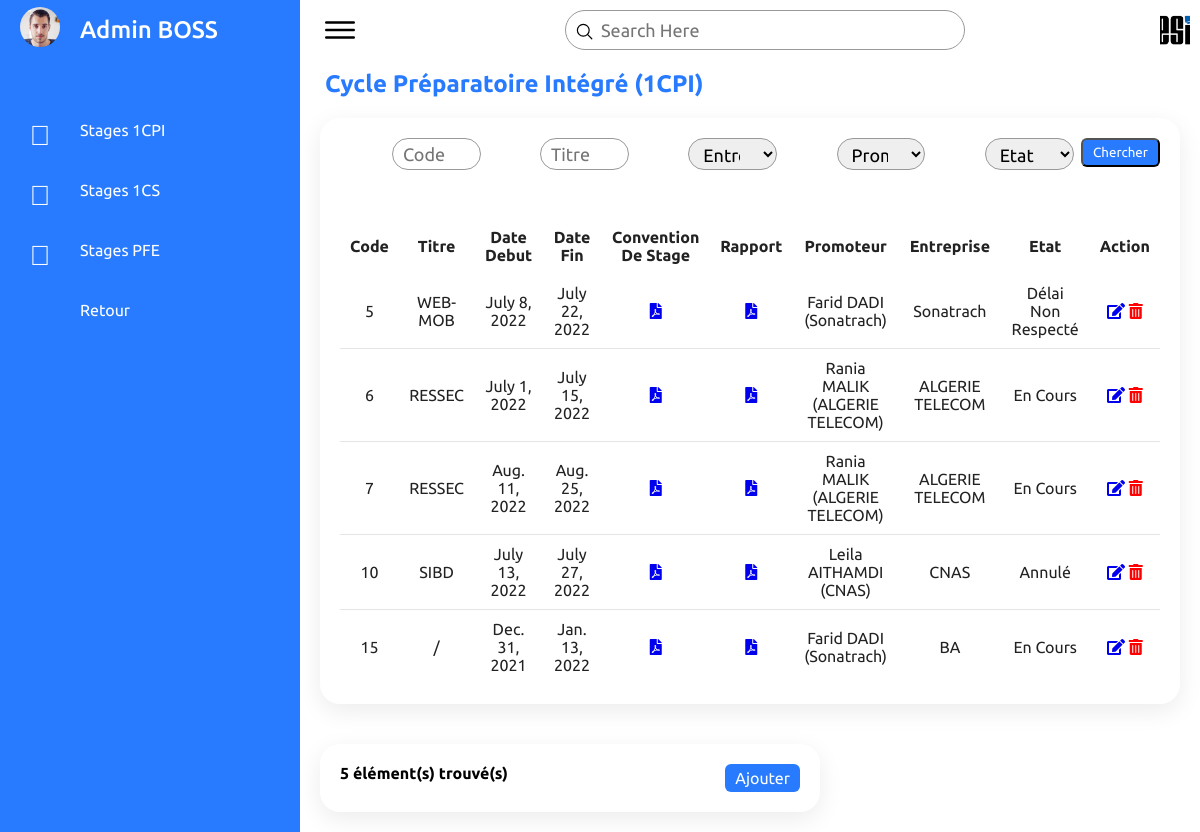
The app's page /stages1cpi/ (signed in) with its own data.
### GestionStages/models.py (models this page shows)
class Employee(models.Model):
    user         = models.OneToOneField(User,null=True, on_delete=models.CASCADE,unique=TRUE)
    name         = models.CharField(max_length=190)
    surname      = models.CharField(max_length=190)
    email        = models.EmailField(max_length=190)
    phone        = models.CharField(max_length=10)
    photo        = models.ImageField(upload_to = 'images/' ,default='images/user.png',null=True)
    date_created = models.DateTimeField(auto_now_add=True, null=True)
    def __str__(self):
        return (self.name + ' ' + self.surname )

class Stage(models.Model):
    STATUS_CHOICES = [
        ('En Cours','En Cours'),
        ('Annulé','Annulé'),
        ('Validé','Validé'),
        ('Délai Non Respecté','Délai Non Respecté'),
    ]
    type         = models.CharField(max_length=190,null=False)
    titre        = models.CharField(max_length=4000)
    description  = models.TextField(max_length=4000)
    datedeb      = models.DateField(null=False)
    datefin      = models.DateField(null=False)
    convention   = models.FileField(upload_to = 'files/' ,null=True,blank=True)  # all
    rapport      = models.FileField(upload_to = 'files/' ,null=True,blank=True)  # all
    fichesuiv1   = models.FileField(upload_to = 'files/' ,null=True,blank=True)  #for 1CS & 3CS
    fichesuiv2   = models.FileField(upload_to = 'files/' ,null=True,blank=True)  # 3CS
    fichesuiv3   = models.FileField(upload_to = 'files/' ,null=True,blank=True)  # 3CS
    teacher      = models.ForeignKey(Teacher, on_delete=models.CASCADE,null=True,blank=True) # for 1CS & 3CS
    promoter     = models.ForeignKey(Promoter, on_delete=models.CASCADE,null=True,blank=True) # for all
    company      = models.ForeignKey(Company, on_delete=models.CASCADE) # for all
    students     = models.ManyToManyField(Student) # for all
    status       = models.CharField(max_length=190,choices=STATUS_CHOICES,default='inprogress')
    date_created = models.DateTimeField(auto_now_add=True, null=True)

class Promoter(models.Model):
    name         = models.CharField(max_length=190)
    surname      = models.CharField(max_length=190)
    email        = models.EmailField(max_length=190)
    phone        = models.CharField(max_length=10)
    company      = models.ForeignKey(Company, on_delete=models.CASCADE)
    date_created = models.DateTimeField(auto_now_add=True, null=True)
    def __str__(self):
        return (self.name + ' ' + self.surname + ' ' + '(' + self.company.name + ')')

class Company(models.Model):
    LEGAL_STATUS_CHOICES = [
        ('Publique','Publique'),
        ('Privée','Privée'),
        ('Semi-Publique','Semi-Publique'),
    ]
    name         = models.CharField(max_length=190,unique=True)
    address      = models.CharField(max_length=190,null=True,blank=True)
    email        = models.EmailField(max_length=190)
    phone        = models.CharField(max_length=10)
    fax          = models.CharField(max_length=100,null=True,blank=True)
    legalstatus  = models.CharField(max_length=15, choices=LEGAL_STATUS_CHOICES,null=True,blank=True)
    website      = models.CharField(max_length=190,null=True,blank=True)
    date_created = models.DateTimeField(auto_now_add=True, null=True)
    def __str__(self):
        return (self.name)

### GestionStages/decorators.py (the view)
        def wrapper_func(request , *args,**kwargs):
            group = None
            if request.user.groups.exists():
               group =  request.user.groups.all()[0].name
            if group == 'admin':
               return view_func(request , *args,**kwargs)
            else:
                if group == 'student':
                    return redirect('studenthome')
                else:
                    if group == 'teacher':
                        return redirect('teacherhome')

### GestionStages/views.py (called while the page is built)
@login_required(login_url='login')
@foradmin(allowedGroups=['admin'])
def stages1cpi(request):
    stages1cpi = Stage.objects.filter(type='1CPI')
    companies = Company.objects.all()
    promoters = Promoter.objects.all()
    MyFilter = Stage1cpiFilter(request.GET,queryset=stages1cpi)
    stages1cpi = MyFilter.qs
    count_stages1cpi = stages1cpi.count()
    context = {
        'stages1cpi'   : stages1cpi,
        'companies'  : companies,
        'promoters'  : promoters,
        'MyFilter'   : MyFilter,
        'count_stages1cpi' : count_stages1cpi,}
    return render(request , 'stages1cpi.html',context)

### GestionStages/templates/stages1cpi.html (shortened to what this page needs)
{% extends 'stagemain.html' %}
{% load static %}
{% block content%}
<div class="main">
    {% include 'topbar.html' %}
    <h2 style="color: #287bff; margin-left:25px; margin-top:10px">Cycle Préparatoire Intégré (1CPI)</h2>
    <div class="studentspage">
        <div class="students">
            <form method="GET">
                <div class="filterdiv">
                    <div class="form-group">
                        <input type="number" name="id" step="any" id="id_id" placeholder="Code">
                    </div>
                    <div class="form-group">
                        <input type="text" name="titre" id="id_titre" placeholder="Titre">
                    </div>
                    <div class="form-group">
                        <select name="company" id="id_company">
                            <option value="" selected="">Entreprise</option>
                        </select>
                    </div>
                    <div class="form-group">
                        <select name="promoter" id="id_promoter">
                            <option value="" selected="">Promoteur</option>
                        </select>
                    </div>
                    <div class="form-group">
                        <select name="status" id="id_status">
                            <option value="" selected="">Etat</option>
                        </select>
                    </div>
                    <div class="form-group1">
                        <button type="submit" class="btn btn-primary">Chercher</button>
                    </div>
                </div>
            </form>
            <table>
                <thead>
                    <tr>
                        <td>Code</td>
                        <td>Titre</td>
                        <td>Date Debut</td>
                        <td>Date Fin</td>
                        <td>Convention De Stage</td>
                        <td>Rapport</td>
                        <td>Promoteur</td>
                        <td>Entreprise</td>
                        <td>Etat</td>
                        <td>Action</td>
                    </tr>
                </thead>
                <tbody>
                    {% for item in stages1cpi %}
                    <tr>
                        <td>{{item.id}}</td>
                        <td>{{item.titre}}</td>
                        <td>{{item.datedeb}}</td>
                        <td>{{item.datefin}}</td>
                        <td><a href="{% url 'pdf_view' item.id  0 %}"><i class="fas fa-file-pdf"></i></a></td>
                        <td><a href="{% url 'pdf_view' item.id  1 %}"><i class="fas fa-file-pdf"></i></a></td>
                        <td>{{item.promoter}}</td>
                        <td>{{item.company}}</td>
                        <td>{{item.status}}</td>
                        <td>
                            <a href="{% url 'updatestage1cpi' item.id %}"><i class="fas fa-edit" style="color:gris;"></i></a>
                            <a class="text-danger" href="{% url 'deletestage1cpi' item.id %}" style="color:red;"><i class="fas fa-trash-alt"></i></a>
                        </td>
                    </tr>
                    {% endfor %}
                </tbody>
            </table>
        </div>
    </div>
    <div class="studentsfooter">
        <div class="records">
                <div class="cardHeader">
                    <h4>{{count_stages1cpi}} élément(s) trouvé(s)</h4>
                    <a href="{% url 'createstage1cpi' %}" class="btn">Ajouter</a>
                </div>
        </div>
    </div>
</div>
{% endblock %}

### GestionStages/templates/stagemenu.html (shortened to what this page needs)
{% load static %}
<div class="navigation">
    <ul>
        <li>
            <a href="#">
                <span class="icon"><img  src="/media/{{request.user.employee.photo}}"></img></span>
                <span class="title" style="font-size: 1.5em;font-weight: 500;">{{request.user.employee}}</span>
            </a>
        </li>
        <li class="">
            <a href="{% url 'stages1cpi' %}">
                <span class="icon"><span style="font-size: 1.75em;"><i class="fal fa-dice-one"></i></span></span>
                <span class="title">Stages 1CPI</span>
            </a>
        </li>
        <li class="">
            <a href="{% url 'stages1cs' %}">
                <span class="icon"><span style="font-size: 1.75em;"><i class="fal fa-dice-two"></i></span></span>
                <span class="title">Stages 1CS</span>
            </a>
        </li>
        <li class="">
            <a href="{% url 'stages3cs' %}">
                <span class="icon"><span style="font-size: 1.75em;"><i class="fal fa-dice-three"></i></span></span>
                <span class="title">Stages PFE</span>
            </a>
        </li>
        <li>
            <a href="{% url 'home' %}">
                <span class="icon"><span style="font-size: 1.75em;"></span></span>
                <span class="title">Retour</span>
            </a>
        </li>
    </ul>
</div>

### GestionStages/static/css/style.css (style rules this page uses)
* { margin: 0; padding: 0; box-sizing: border-box; font-family: 'Ubuntu', sans-serif; }
:root { --blue: #287bff; --white: #fff; --grey: #f5f5f5; --black1: #222; --black2: #999; }
body { min-height: 100vh; overflow-x: hidden; }
.navigation { position: fixed; width: 300px; height: 100%; background: var(--blue); border-Left: 10px solid var(--blue); transition: 0.5s; overflow: hidden; }
.navigation ul { position: absolute; top: 0; left: 0; width: 100%; }
.navigation ul li { position: relative; width: 100%; list-style: none; border-top-left-radius: 30px; border-bottom-left-radius: 30px; }
.navigation ul li:nth-child(1) { margin-bottom: 40px; }
.navigation ul li a { position: relative; display: block; width: 100%; display: flex; text-decoration: none; color: var(--white); }
.navigation ul li a .icon { position: relative; display: block; min-width: 60px; height: 60px; line-height: 70px; text-align: center; }
.navigation ul li a .icon img { font-size: 1.75em; border-radius: 50%; margin-top: 7px; }
.navigation ul li a .title { position: relative; display: block; padding: 0 10px; height: 60px; line-height: 60px; text-align: start; white-space: nowrap; }
.main { position: absolute; width: calc(100% - 300px); left: 300px; min-height: 100vh; background: var(--white); transition: 0.5s; }
.cardHeader { display: flex; justify-content: space-between; align-items: flex-start; }
.btn { position: relative; padding: 5px 10px; background: var(--blue); text-decoration: none; color: var(--white); border-radius: 6px; }
.btn.btn-primary { position: relative; padding: 5px 10px; background: var(--blue); text-decoration: none; color: var(--white); border-radius: 6px; }
.studentspage { position: relative; width: 100%; padding: 20px; grid-template-columns: 2fr 1fr; grid-gap: 30px; }
.studentspage .students { position: relative; display: grid; min-height: 100px; width: 100%; background: var(--white); padding: 20px; box-shadow: 0 7px 25px rgba(0, 0, 0, 0.08); border-radius: 20px; }
.studentspage table { width: 100%; border-collapse: collapse; margin-top: 10px; }
.studentspage table thead td { font-weight: 600; }
.studentspage .students table tr { color: var(--black1); border-bottom: 1px solid rgba(0, 0, 0, 0.1); }
.studentspage .students table tr:last-child { border-bottom: none; }
.studentspage .students table tr td { padding: 10px; }
.studentspage .students table tr td:last-child { text-align: center; }
.studentspage .students table tr td:nth-child(1) { text-align: center; }
.studentspage .students table tr td:nth-child(2) { text-align: center; }
.studentspage .students table tr td:nth-child(3) { text-align: center; }
.studentspage .students table tr td:nth-child(4) { text-align: center; }
.studentspage .students table tr td:nth-child(5) { text-align: center; }
.studentspage .students table tr td:nth-child(6) { text-align: center; }
.studentspage .students table tr td:nth-child(7) { text-align: center; }
.studentspage .students table tr td:nth-child(8) { text-align: center; }
.studentspage .students table tr td:nth-child(9) { text-align: center; }
.studentsfooter { position: relative; width: 100%; padding: 20px; display: grid; grid-template-columns: 2fr 1fr; grid-gap: 30px; }
.studentsfooter .records { position: relative; display: grid; min-height: 40px; width: 500px; background: var(--white); padding: 20px; box-shadow: 0 7px 25px rgba(0, 0, 0, 0.08); border-radius: 20px; }
.filterdiv { position: relative; display: flex; width: 100%; height: 40px; margin-bottom: 30px; justify-content: space-evenly; }
.filterdiv .form-group { position: relative; width: 100%; height: 80%; }
.filterdiv .form-group input { width: 60%; height: 100%; border-radius: 40px; padding: 5px 20px; padding-left: 10px; font-size: 18px; left: 35%; outline: none; position: absolute; border: 1px solid var(--black2); }
.filterdiv .form-group select { width: 60%; height: 100%; border-radius: 40px; padding: 5px 20px; padding-left: 10px; font-size: 18px; outline: none; left: 35%; right: 15%; position: absolute; border: 1px solid var(--black2); }
.filterdiv .form-group1 { position: relative; width: 150px; height: 50%; }
.navigation ul li a .icon img { font-size: 1.75em; width: 40px; height: 40px; object-fit: cover; }

### records on screen
Stage: id "5", titre "WEB-MOB", datedeb "July 8, 2022", datefin "July 22, 2022", promoter "Farid DADI (Sonatrach)", company "Sonatrach", status "Délai Non Respecté"
Stage: id "6", titre "RESSEC", datedeb "July 1, 2022", datefin "July 15, 2022", promoter "Rania MALIK (ALGERIE TELECOM)", company "ALGERIE TELECOM", status "En Cours"
Stage: id "7", titre "RESSEC", datedeb "Aug. 11, 2022", datefin "Aug. 25, 2022", promoter "Rania MALIK (ALGERIE TELECOM)", company "ALGERIE TELECOM", status "En Cours"
Stage: id "10", titre "SIBD", datedeb "July 13, 2022", datefin "July 27, 2022", promoter "Leila AITHAMDI (CNAS)", company "CNAS", status "Annulé"
Stage: id "15", titre "/", datedeb "Dec. 31, 2021", datefin "Jan. 13, 2022", promoter "Farid DADI (Sonatrach)", company "BA", status "En Cours"

### other values on screen
{{ request.user.employee }} "Admin BOSS"
{{ count_stages1cpi }} "5"
